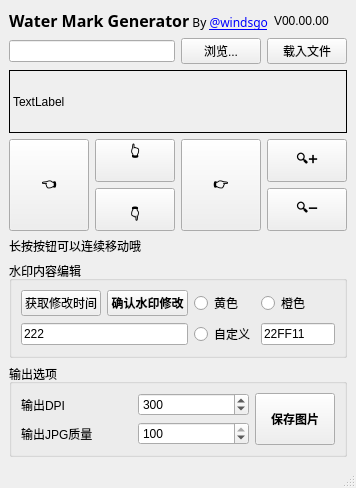
<?xml version="1.0" encoding="UTF-8"?>
<ui version="4.0">
 <class>MainWindowAndroid</class>
 <widget class="QMainWindow" name="MainWindowAndroid">
  <property name="geometry">
   <rect>
    <x>0</x>
    <y>0</y>
    <width>250</width>
    <height>488</height>
   </rect>
  </property>
  <property name="windowTitle">
   <string>MainWindow</string>
  </property>
  <widget class="QWidget" name="centralwidget">
   <layout class="QVBoxLayout" name="verticalLayout">
    <item>
     <layout class="QHBoxLayout" name="horizontalLayout_2">
      <item>
       <widget class="QLabel" name="label_5">
        <property name="font">
         <font>
          <family>Adobe 黑体 Std R</family>
         </font>
        </property>
        <property name="text">
         <string>&lt;html&gt;&lt;head/&gt;&lt;body&gt;&lt;p align=&quot;center&quot;&gt;&lt;span style=&quot; font-size:12pt; font-weight:600;&quot;&gt;Water Mark Generator&lt;/span&gt; By &lt;a href=&quot;https://github.com/windsgo&quot;&gt;&lt;span style=&quot; text-decoration: underline; color:#0000ff;&quot;&gt;@windsgo&lt;/span&gt;&lt;/a&gt;&lt;/p&gt;&lt;/body&gt;&lt;/html&gt;</string>
        </property>
       </widget>
      </item>
      <item>
       <widget class="QLabel" name="lbVersion">
        <property name="text">
         <string>V00.00.00</string>
        </property>
       </widget>
      </item>
     </layout>
    </item>
    <item>
     <layout class="QHBoxLayout" name="horizontalLayout_3">
      <item>
       <widget class="QLineEdit" name="leLoadFilename"/>
      </item>
      <item>
       <widget class="QPushButton" name="pbChooseFile">
        <property name="sizePolicy">
         <sizepolicy hsizetype="Minimum" vsizetype="Preferred">
          <horstretch>0</horstretch>
          <verstretch>0</verstretch>
         </sizepolicy>
        </property>
        <property name="text">
         <string>浏览...</string>
        </property>
       </widget>
      </item>
      <item>
       <widget class="QPushButton" name="pbLoadFile">
        <property name="sizePolicy">
         <sizepolicy hsizetype="Minimum" vsizetype="Preferred">
          <horstretch>0</horstretch>
          <verstretch>0</verstretch>
         </sizepolicy>
        </property>
        <property name="text">
         <string>载入文件</string>
        </property>
       </widget>
      </item>
     </layout>
    </item>
    <item>
     <widget class="QLabel" name="lbPicture">
      <property name="sizePolicy">
       <sizepolicy hsizetype="MinimumExpanding" vsizetype="MinimumExpanding">
        <horstretch>0</horstretch>
        <verstretch>0</verstretch>
       </sizepolicy>
      </property>
      <property name="frameShape">
       <enum>QFrame::Shape::Box</enum>
      </property>
      <property name="text">
       <string>TextLabel</string>
      </property>
     </widget>
    </item>
    <item>
     <layout class="QGridLayout" name="gridLayout_2">
      <item row="0" column="0" rowspan="2">
       <widget class="QPushButton" name="pbAdjustLeft">
        <property name="sizePolicy">
         <sizepolicy hsizetype="Minimum" vsizetype="Minimum">
          <horstretch>0</horstretch>
          <verstretch>0</verstretch>
         </sizepolicy>
        </property>
        <property name="font">
         <font>
          <bold>true</bold>
          <stylestrategy>PreferAntialias</stylestrategy>
         </font>
        </property>
        <property name="text">
         <string>👈</string>
        </property>
        <property name="autoRepeat">
         <bool>true</bool>
        </property>
        <property name="autoRepeatDelay">
         <number>300</number>
        </property>
        <property name="autoRepeatInterval">
         <number>200</number>
        </property>
       </widget>
      </item>
      <item row="0" column="3">
       <widget class="QPushButton" name="pbAdjustBigger">
        <property name="sizePolicy">
         <sizepolicy hsizetype="Minimum" vsizetype="Minimum">
          <horstretch>0</horstretch>
          <verstretch>0</verstretch>
         </sizepolicy>
        </property>
        <property name="font">
         <font>
          <bold>true</bold>
          <stylestrategy>PreferAntialias</stylestrategy>
         </font>
        </property>
        <property name="text">
         <string>🔍➕</string>
        </property>
        <property name="autoRepeat">
         <bool>true</bool>
        </property>
        <property name="autoRepeatDelay">
         <number>300</number>
        </property>
        <property name="autoRepeatInterval">
         <number>200</number>
        </property>
       </widget>
      </item>
      <item row="0" column="1">
       <widget class="QPushButton" name="pbAdjustUp">
        <property name="sizePolicy">
         <sizepolicy hsizetype="Minimum" vsizetype="Minimum">
          <horstretch>0</horstretch>
          <verstretch>0</verstretch>
         </sizepolicy>
        </property>
        <property name="font">
         <font>
          <bold>true</bold>
          <stylestrategy>PreferAntialias</stylestrategy>
         </font>
        </property>
        <property name="text">
         <string>👆
</string>
        </property>
        <property name="autoRepeat">
         <bool>true</bool>
        </property>
        <property name="autoRepeatDelay">
         <number>300</number>
        </property>
        <property name="autoRepeatInterval">
         <number>200</number>
        </property>
       </widget>
      </item>
      <item row="1" column="1">
       <widget class="QPushButton" name="pbAdjustDown">
        <property name="sizePolicy">
         <sizepolicy hsizetype="Minimum" vsizetype="Minimum">
          <horstretch>0</horstretch>
          <verstretch>0</verstretch>
         </sizepolicy>
        </property>
        <property name="font">
         <font>
          <bold>true</bold>
          <stylestrategy>PreferAntialias</stylestrategy>
         </font>
        </property>
        <property name="text">
         <string>
👇</string>
        </property>
        <property name="autoRepeat">
         <bool>true</bool>
        </property>
        <property name="autoRepeatDelay">
         <number>300</number>
        </property>
        <property name="autoRepeatInterval">
         <number>200</number>
        </property>
       </widget>
      </item>
      <item row="1" column="3">
       <widget class="QPushButton" name="pbAdjustSmaller">
        <property name="sizePolicy">
         <sizepolicy hsizetype="Minimum" vsizetype="Minimum">
          <horstretch>0</horstretch>
          <verstretch>0</verstretch>
         </sizepolicy>
        </property>
        <property name="font">
         <font>
          <bold>true</bold>
          <stylestrategy>PreferAntialias</stylestrategy>
         </font>
        </property>
        <property name="text">
         <string>🔍➖</string>
        </property>
        <property name="autoRepeat">
         <bool>true</bool>
        </property>
        <property name="autoRepeatDelay">
         <number>300</number>
        </property>
        <property name="autoRepeatInterval">
         <number>200</number>
        </property>
       </widget>
      </item>
      <item row="0" column="2" rowspan="2">
       <widget class="QPushButton" name="pbAdjustRight">
        <property name="sizePolicy">
         <sizepolicy hsizetype="Minimum" vsizetype="Minimum">
          <horstretch>0</horstretch>
          <verstretch>0</verstretch>
         </sizepolicy>
        </property>
        <property name="font">
         <font>
          <bold>true</bold>
          <stylestrategy>PreferAntialias</stylestrategy>
         </font>
        </property>
        <property name="text">
         <string>👉</string>
        </property>
        <property name="autoRepeat">
         <bool>true</bool>
        </property>
        <property name="autoRepeatDelay">
         <number>300</number>
        </property>
        <property name="autoRepeatInterval">
         <number>200</number>
        </property>
       </widget>
      </item>
      <item row="2" column="0" colspan="2">
       <widget class="QLabel" name="label_11">
        <property name="text">
         <string>长按按钮可以连续移动哦</string>
        </property>
       </widget>
      </item>
      <item row="2" column="2" colspan="2">
       <widget class="QWidget" name="widget" native="true">
        <layout class="QHBoxLayout" name="horizontalLayout"/>
       </widget>
      </item>
     </layout>
    </item>
    <item>
     <widget class="QGroupBox" name="groupBox_7">
      <property name="title">
       <string>水印内容编辑</string>
      </property>
      <layout class="QGridLayout" name="gridLayout">
       <item row="0" column="2">
        <widget class="QRadioButton" name="rbYellow">
         <property name="text">
          <string>黄色</string>
         </property>
        </widget>
       </item>
       <item row="0" column="3">
        <widget class="QRadioButton" name="rbOrange">
         <property name="text">
          <string>橙色</string>
         </property>
        </widget>
       </item>
       <item row="2" column="0" colspan="2">
        <widget class="QLineEdit" name="leString">
         <property name="sizePolicy">
          <sizepolicy hsizetype="Preferred" vsizetype="Fixed">
           <horstretch>0</horstretch>
           <verstretch>0</verstretch>
          </sizepolicy>
         </property>
         <property name="text">
          <string>222</string>
         </property>
         <property name="readOnly">
          <bool>false</bool>
         </property>
        </widget>
       </item>
       <item row="0" column="1">
        <widget class="QPushButton" name="pbConfirmEdit">
         <property name="sizePolicy">
          <sizepolicy hsizetype="Preferred" vsizetype="Preferred">
           <horstretch>0</horstretch>
           <verstretch>0</verstretch>
          </sizepolicy>
         </property>
         <property name="minimumSize">
          <size>
           <width>0</width>
           <height>0</height>
          </size>
         </property>
         <property name="font">
          <font>
           <bold>true</bold>
          </font>
         </property>
         <property name="text">
          <string>确认水印修改</string>
         </property>
        </widget>
       </item>
       <item row="0" column="0">
        <widget class="QPushButton" name="pbGetModifyTime">
         <property name="text">
          <string>获取修改时间</string>
         </property>
        </widget>
       </item>
       <item row="2" column="3">
        <widget class="QLineEdit" name="leCustomColor">
         <property name="sizePolicy">
          <sizepolicy hsizetype="Preferred" vsizetype="Fixed">
           <horstretch>0</horstretch>
           <verstretch>0</verstretch>
          </sizepolicy>
         </property>
         <property name="text">
          <string>22FF11</string>
         </property>
         <property name="readOnly">
          <bool>false</bool>
         </property>
        </widget>
       </item>
       <item row="2" column="2">
        <widget class="QRadioButton" name="rbCustom">
         <property name="text">
          <string>自定义</string>
         </property>
        </widget>
       </item>
      </layout>
     </widget>
    </item>
    <item>
     <widget class="QGroupBox" name="groupBox_8">
      <property name="sizePolicy">
       <sizepolicy hsizetype="Preferred" vsizetype="Fixed">
        <horstretch>0</horstretch>
        <verstretch>0</verstretch>
       </sizepolicy>
      </property>
      <property name="title">
       <string>输出选项</string>
      </property>
      <layout class="QGridLayout" name="gridLayout_8">
       <item row="0" column="0">
        <widget class="QLabel" name="label_9">
         <property name="text">
          <string>输出DPI</string>
         </property>
        </widget>
       </item>
       <item row="0" column="1">
        <widget class="QSpinBox" name="sb_export_dpi">
         <property name="minimum">
          <number>1</number>
         </property>
         <property name="maximum">
          <number>600</number>
         </property>
         <property name="singleStep">
          <number>50</number>
         </property>
         <property name="stepType">
          <enum>QAbstractSpinBox::StepType::DefaultStepType</enum>
         </property>
         <property name="value">
          <number>300</number>
         </property>
        </widget>
       </item>
       <item row="0" column="2" rowspan="2">
        <widget class="QPushButton" name="pbSaveFile">
         <property name="sizePolicy">
          <sizepolicy hsizetype="Fixed" vsizetype="Preferred">
           <horstretch>0</horstretch>
           <verstretch>0</verstretch>
          </sizepolicy>
         </property>
         <property name="font">
          <font>
           <bold>true</bold>
          </font>
         </property>
         <property name="text">
          <string>保存图片</string>
         </property>
        </widget>
       </item>
       <item row="1" column="0">
        <widget class="QLabel" name="label_10">
         <property name="text">
          <string>输出JPG质量</string>
         </property>
        </widget>
       </item>
       <item row="1" column="1">
        <widget class="QSpinBox" name="sb_export_jpg_quality">
         <property name="minimum">
          <number>1</number>
         </property>
         <property name="maximum">
          <number>100</number>
         </property>
         <property name="singleStep">
          <number>10</number>
         </property>
         <property name="value">
          <number>100</number>
         </property>
        </widget>
       </item>
      </layout>
     </widget>
    </item>
   </layout>
  </widget>
  <widget class="QMenuBar" name="menubar">
   <property name="geometry">
    <rect>
     <x>0</x>
     <y>0</y>
     <width>250</width>
     <height>18</height>
    </rect>
   </property>
  </widget>
  <widget class="QStatusBar" name="statusBar"/>
 </widget>
 <resources/>
 <connections/>
</ui>
